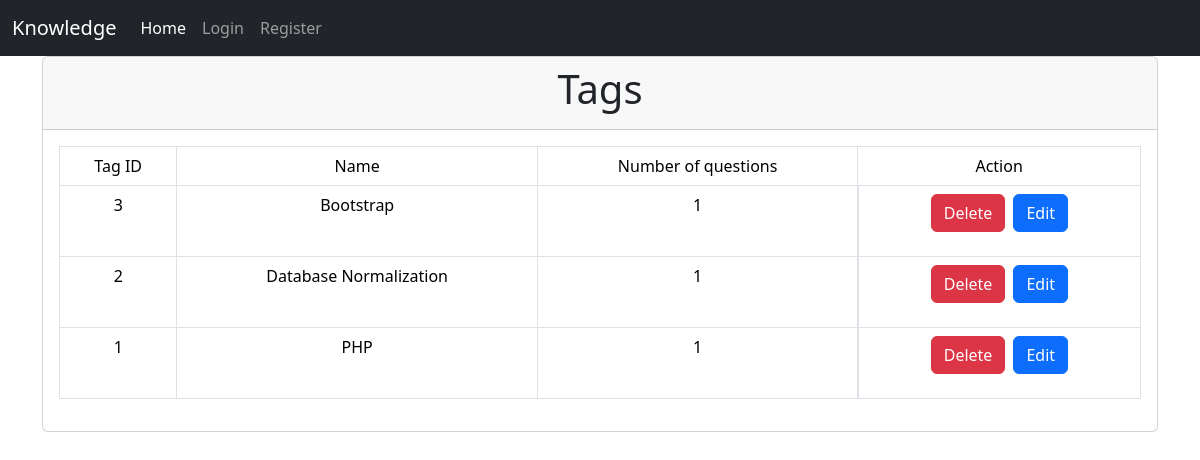
Screenshot of /admin/tags/index.php with the database file from the repository.
### tables this page shows
CREATE TABLE Tags (
    tag_id INT PRIMARY KEY AUTO_INCREMENT,
    name VARCHAR(50) UNIQUE NOT NULL
);

### Utils/DBConnection.php (called while the page is built, shortened)
<?php
class DBConnection
{
    private static $db = null;
    public static function getConnection()
    {
        if (self::$db === null) {
            try {
                $instance = new self();
                self::$db = new PDO("mysql:host={$instance->host};dbname={$instance->db_name}", $instance->username, $instance->password);
                self::$db->setAttribute(PDO::ATTR_ERRMODE, PDO::ERRMODE_EXCEPTION);
            } catch (PDOException $exception) {
                echo "Connection error: " . $exception->getMessage();
            }
        }
        return self::$db;
    }
}

### Services/TagService.php (called while the page is built, shortened)
<?php
class TagService implements Service
{
    private $db;
    public function __construct()
    {
        $this->db = DBConnection::getConnection();
    }
    public function getAll()
    {
        $query = "SELECT * FROM Tags";
        $stmt = $this->db->query($query);
        $tagDataArray = $stmt->fetchAll(PDO::FETCH_ASSOC);
        $tags = [];
        foreach ($tagDataArray as $tagData) {
            $tags[] = new Tag($tagData['tag_id'], $tagData['name']);
        }
        return $tags;
    }
    public function getTagQuestionCount(int $id)
    {
        $query = "SELECT COUNT(question_id) AS question_count FROM Question_Tags WHERE tag_id = :tag_id";
        $stmt = $this->db->prepare($query);
        $stmt->execute(['tag_id' => $id]);
        $result = $stmt->fetch(PDO::FETCH_ASSOC);
        return $result['question_count'];
    }
}

### Models/Tag.php (called while the page is built, shortened)
<?php
class Tag
{
    public int $tag_id;
    public string $name;
    public function __construct(int $tag_id, string $name)
    {
        $this->tag_id = $tag_id;
        $this->name = $name;
    }
    public function getTagId(): int
    {
        return $this->tag_id;
    }
    public function getName(): string
    {
        return $this->name;
    }
}

### admin/tags/index.php (the view, shortened to what this page needs)
<?php
if ($_SERVER['REQUEST_METHOD'] == 'GET') {
    require_once __DIR__ . "/../partials/admin_header.php";
}
$tagService = new TagService();
$tags = $tagService->getAll();
?>
<div class="container">
    <div class="row">
        <div class="col">
            <div class="card">
                <div class="card-header">
                    <h2 class="display-6 text-center">Tags</h2>
                </div>
                <div class="card-body">
                    <table class="table table-bordered text-center">
                        <tr>
                            <td>Tag ID</td>
                            <td>Name</td>
                            <td>Number of questions</td>
                            <td>Action</td>
                        </tr>
                        <?php
                        foreach ($tags as $tag) {
                            echo "<tr>";
                            echo "<td>" . $tag->getTagId() . "</td>";
                            echo "<td>" . $tag->getName() . "</td>";
                            echo "<td>" . $tagService->getTagQuestionCount($tag->getTagId()) . "</td>";
                            echo "<td class='d-flex justify-content-center gap-2'>";
                            echo "<form method='POST' onsubmit='return confirm(\"Are you sure you want to delete this tag?\")'>";
                            echo "<button type='submit' class='btn btn-danger'>Delete</button>";
                            echo "</form>";
                            echo "<a href='edit.php?tag_id=" . $tag->getTagId() . "' class='btn btn-primary' style='height: fit-content;'>Edit</a>";
                            echo "</td>";
                            echo "</tr>";
                        }
                        ?>
                    </table>
                </div>
            </div>
        </div>
    </div>
</div>

### rows the page displays
tags: tag_id "3", name "Bootstrap", TagId "1"
tags: tag_id "2", name "Database Normalization", TagId "1"
tags: tag_id "1", name "PHP"
